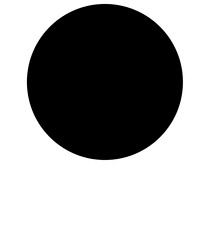
#> input picture bola.jpeg, 210 x 240 px
$ python imagem.py
#> lines starting #> are read from the running program, lines starting #| are printed output that depends on the picture; after the words box and inside, x2 and y2 are one past the last pixel; in counts of white or black regions, pixels touching at a corner belong together
import cv2
import numpy as np
from matplotlib import pyplot as plt

cinza = cv2.imread('bola.jpeg', cv2.IMREAD_GRAYSCALE)
#> cinza is the input picture: shape (240, 210); min 0, max 255, mean 158.2
_, binaria = cv2.threshold(cinza, 220, 255, cv2.THRESH_BINARY_INV)
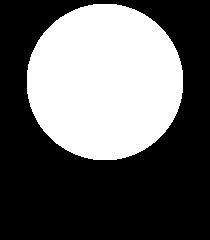
#> binaria: shape (240, 210); 38.2% white; 1 white region, box (x1, y1, x2, y2) and area: (27, 4, 183, 160) 19273

kernel = np.ones((3, 3), np.uint8)

erosao = cv2.erode(binaria, kernel, iterations=1)
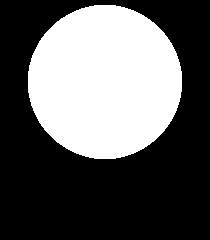
#> erosao: shape (240, 210); 37% white; 1 white region, box (x1, y1, x2, y2) and area: (28, 5, 182, 159) 18653
dilatacao = cv2.dilate(binaria, kernel, iterations=1)
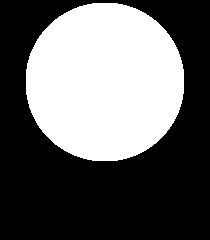
#> dilatacao: shape (240, 210); 39.5% white; 1 white region, box (x1, y1, x2, y2) and area: (26, 3, 184, 161) 19901
abertura = cv2.morphologyEx(binaria, cv2.MORPH_OPEN, kernel)
fechamento = cv2.morphologyEx(binaria, cv2.MORPH_CLOSE, kernel)
gradiente = cv2.morphologyEx(binaria, cv2.MORPH_GRADIENT, kernel)
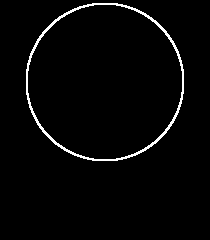
#> gradiente: shape (240, 210); 2.5% white in thin lines or dots, all inside (x1, y1, x2, y2) = (26, 3, 184, 161)
tophat = cv2.morphologyEx(binaria, cv2.MORPH_TOPHAT, kernel)
#> tophat: shape (240, 210); every value is 0
blackhat = cv2.morphologyEx(binaria, cv2.MORPH_BLACKHAT, kernel)

titles = ['Original', 'Cinza', 'Binária', 'Dilatação', 'Erosão', 'Abertura', 'Fechamento', 'Gradiente', 'TopHat', 'BlackHat']
images = [cv2.imread('bola.jpeg'), cinza, binaria, dilatacao, erosao, abertura, fechamento, gradiente, tophat, blackhat]

for i in range(10):
    plt.subplot(2, 5, i+1), plt.imshow(images[i], 'gray')
    plt.title(titles[i])
    plt.xticks([]),plt.yticks([])

plt.show()

cv2.waitKey(0)
